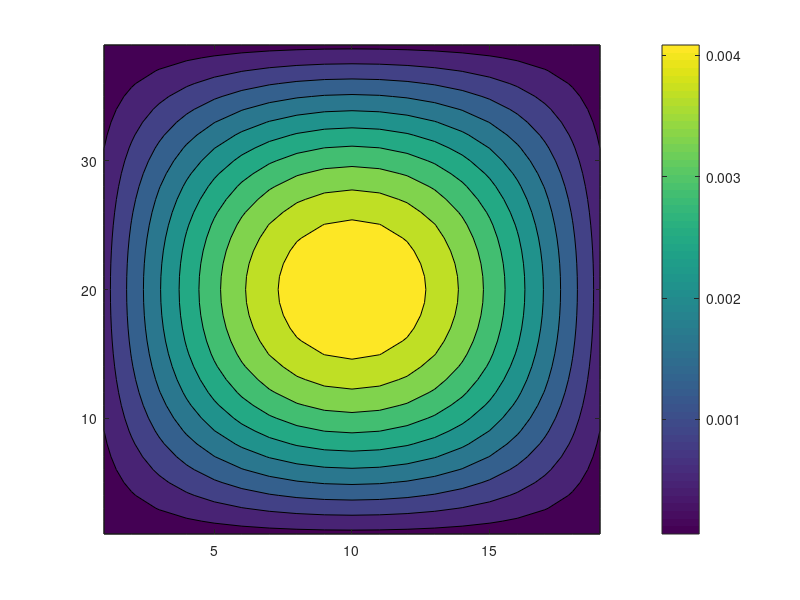

This figure's MATLAB source:
% EE 471 | Waveguide
%
% Khaldoon Ismaeel 
%
% ------------------------------------------------------------------------
%
% This program is designed to calculate the cutoff frequency, velocity, and
% show the E-Field.
%
%
% 
% ------------------------------------------------------------------------
clear
clc
% prompt = {'What is the value of h? ', 'Enter Width ', 'Enter Height '}; % ask user h-value, Width, & Height
% dlg_title = 'Potential Distribution';
% num_lines = 1;
% val = inputdlg(prompt,dlg_title,num_lines); % assign h-value

h = 0.5 %str2double(val{1}); % Converting to number
diwid = 10 %str2double(val{2});
diheight = 20 %str2double(val{3});
dimenheight = diheight/h; % calculating number of rows for rectangle geometry
dimenwidth = diwid/h; % calculating number of columns for rectangle geometry
i = dimenheight-1; % calculating number of nodes
j = dimenwidth-1; % calculating number of nodes
nodes = i*j; % number of nodes
air = 2.997925*10^8; % Velocity of Light in Air
miu0 = 4*pi*10^(-7); % Permeability Free-Space
ep0 = 8.854*10^(-12); % Dielectric Constant (Permittivity)
m = 1; % Which Mode for m
n = 1; % Which Mode for n
rhs = 0; 
lhs = 0;
top = 0;
bot = 0;
anafreq = (air/(2*pi))*(sqrt(((m*pi/diwid)^2)+((n*pi/diheight)^2)));

% Creating A Matrix

for m = 1:j-1
    for n = 1:i
        d1a2(m+(n-1)*j, m+(n-1)*j+1) = 1; % Creating Diagonal of Ones Above -4 Matrix
        d1a2(m+(n-1)*j+1, m+(n-1)*j) = 1; % Creating Diagonal of Ones Below -4 Matrix
    end
end
for m = 1:j
    for n = 1:i-1
        d3a4(m+(n-1)*j, m+n*j) = 1; % Creating Diagonal of Ones Above Far
        d3a4(m+n*j, m+(n-1)*j) = 1; % Creating Diagonal of Ones Below Far
    end
end
A = -4*eye(nodes,nodes)+d1a2+d3a4; % Creating Matrix of Coefficients

[v c] = eig(A); % Calculate Eigenvalues & vectors of A
eigval = diag(c); % Extracting Eigenvalues
cutfreq = (1/(2*pi))*(air/h)*sqrt(-eigval); % Convert to Potential Cut off Frequencies
dif = abs(anafreq-cutfreq) % Finding which is closest to Analytical Frequencies
loc = find(abs(dif-min(dif))<0.001) % Find where lowest Difference is
cutfreq1 = cutfreq(loc(1,:),1) % Extract Closest to Ananlytical CutFreq
beta = (2*pi*anafreq)*(1/air)*sqrt(1-(cutfreq1/anafreq)) % Calc Beta 
vel = air/sqrt(1-(cutfreq1/anafreq)^2) % Calc Velocity of wave
coeff = ((2*pi*cutfreq1)^2)*miu0*ep0;

A1 = ((coeff*h^2)-4)*eye(nodes,nodes)+d1a2+d3a4;



% Calculate wave impedance

eta = 120*pi*sqrt(1-(cutfreq1/anafreq)^2)

phi = v(:,loc(1,:))'; % Calculating Phi Values
NEW = reshape(phi,j,i); % Recreates Matrix of Phis to fix Dimensions of i x j
MAP = zeros(i+2,j+1); % Empty Matrix of Zeros to Hold Next Values
for k = 1:i
    MAP(k+1, j+2) = rhs; % Creates Given Potentials in Image
    MAP(k+1, 1) = lhs;
    MAP(1,1:j+2) = top;
    MAP(i+2,1:j+2) = bot; %if there's bot value
end
x = 0:i-1; % Determines how many Rows are Needed
y = 0:j-1; % Determines of many Columns are Needed
MAP(2+x, 2+y) = NEW.'; % Matrix of Phis
%fprintf('cutoff frequency=%d',cutfreq);
fprintf('Ananlytical CutFreq=%d\n',anafreq);
fprintf('Closest Freq to Ananlytical CutFreq=%d\n',cutfreq1);

imagesc(NEW.')
contourf(NEW.'/eta)

colorbar